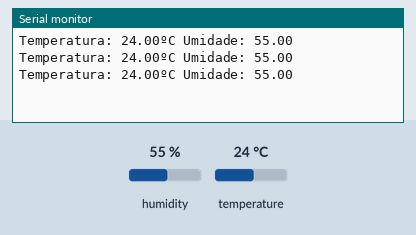
Recording of a sketch running on a simulated ESP32. Parts: the last lines printed to the serial monitor. The inputs (shaded band) are chosen by the test bench; at power-on: humidity 55 %, temperature 24 °C.

Above: at 2.8 s.
2.9 s: humidity set to 22 %
At 5.5 s:
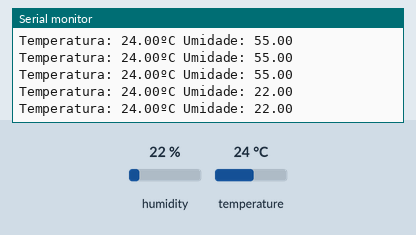
5.6 s: temperature set to 12 °C
At 6.5 s:
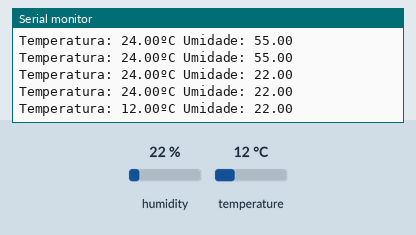
8.3 s: humidity set to 40 %
At 9.7 s:
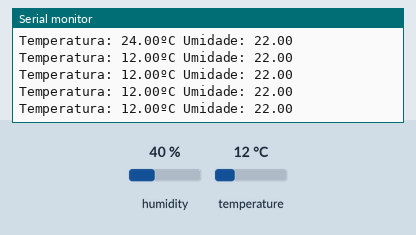
Timing chart, 0 to 11.3 s (numbered marks = the images above; inputs shaded):
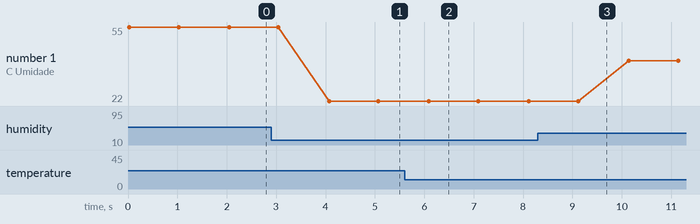

Measured:
- after the input at 2.9 s, the serial monitor: prints a new line after 1.2 s (image 1)
- after the input at 5.6 s, the serial monitor: prints a new line after 0.49 s (image 2)
- plotted number 1: 55 → 22 after the input at 2.9 s, 22 → 40 after the input at 8.3 s

The sketch:

DHT11_esp32.ino
```cpp
/**************************
  ESP32 with DHT11 SENSOR
  Basic configuration
 **************************/

#include "DHT.h"
#define DHT11PIN 22

DHT dht(DHT11PIN, DHT11);
void setup()
{
  Serial.begin(115200);

  dht.begin();
}

void loop()
{
  float umi = dht.readHumidity();
  float temp = dht.readTemperature();
  Serial.print("Temperatura: ");
  Serial.print(temp);
  Serial.print("ºC ");
  Serial.print("Umidade: ");
  Serial.println(umi);
  delay(1000);
}
```
